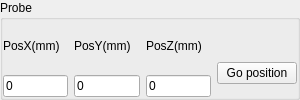
         <widget class="QGroupBox" name="groupBox_16">
          <property name="minimumSize">
           <size>
            <width>0</width>
            <height>0</height>
           </size>
          </property>
          <property name="maximumSize">
           <size>
            <width>300</width>
            <height>16777215</height>
           </size>
          </property>
          <property name="title">
           <string>Probe</string>
          </property>
          <layout class="QGridLayout" name="gridLayout_30">
           <property name="leftMargin">
            <number>0</number>
           </property>
           <property name="topMargin">
            <number>2</number>
           </property>
           <property name="rightMargin">
            <number>0</number>
           </property>
           <property name="bottomMargin">
            <number>0</number>
           </property>
           <item row="0" column="0">
            <layout class="QGridLayout" name="gridLayout_9">
             <item row="0" column="0" rowspan="2">
              <widget class="QLabel" name="label_41">
               <property name="text">
                <string>PosX(mm)</string>
               </property>
              </widget>
             </item>
             <item row="0" column="1" rowspan="2">
              <widget class="QLabel" name="label_42">
               <property name="text">
                <string>PosY(mm)</string>
               </property>
              </widget>
             </item>
             <item row="0" column="2" rowspan="2" colspan="2">
              <widget class="QLabel" name="label_53">
               <property name="text">
                <string>PosZ(mm)</string>
               </property>
              </widget>
             </item>
             <item row="1" column="3" rowspan="2">
              <widget class="QPushButton" name="pushButtonGoForcedProbe">
               <property name="text">
                <string>Go position</string>
               </property>
              </widget>
             </item>
             <item row="2" column="0">
              <widget class="QLineEdit" name="lineEdit_ForcedProbePosX">
               <property name="text">
                <string>0</string>
               </property>
              </widget>
             </item>
             <item row="2" column="1">
              <widget class="QLineEdit" name="lineEdit_ForcedProbePosY">
               <property name="text">
                <string>0</string>
               </property>
              </widget>
             </item>
             <item row="2" column="2">
              <widget class="QLineEdit" name="lineEdit_ForcedProbePosZ">
               <property name="text">
                <string>0</string>
               </property>
              </widget>
             </item>
            </layout>
           </item>
          </layout>
         </widget>
